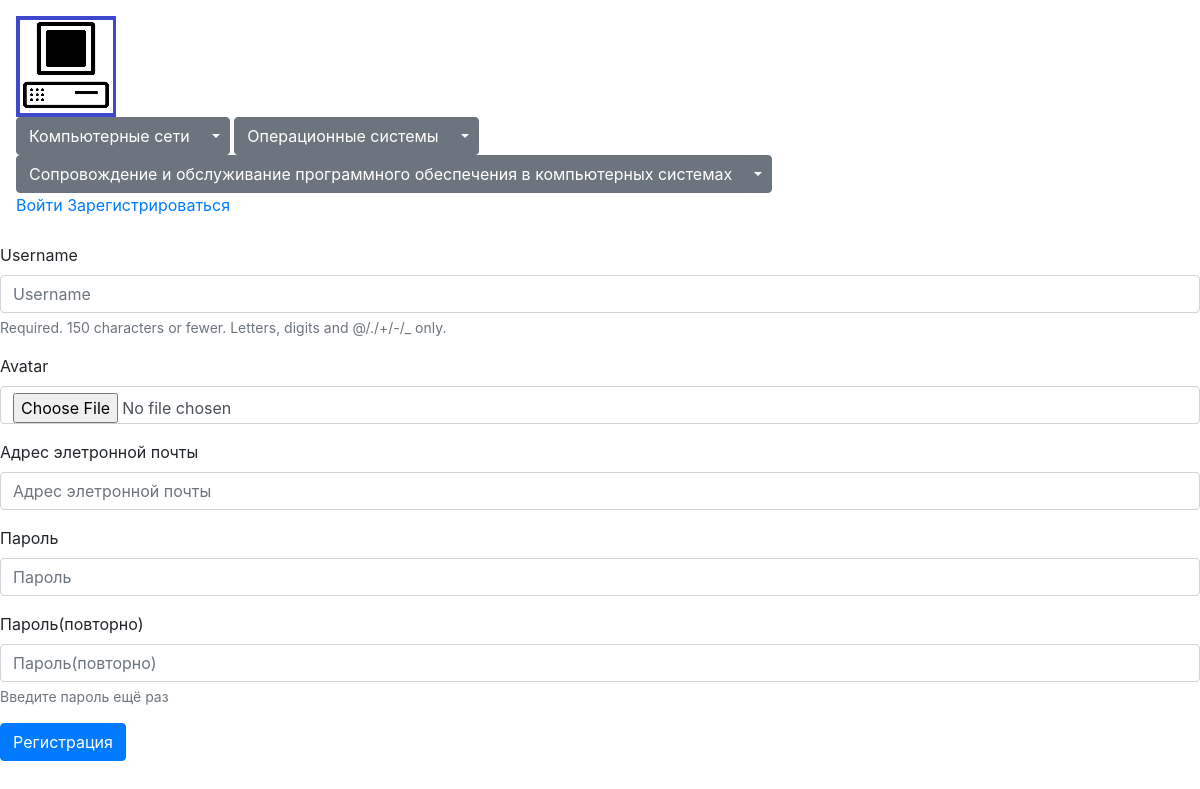
The app's page /sing_up/ with its own data.
### main/models.py (models this page shows, shortened)
class PrimaryCategory(models.Model):
    label = models.CharField(max_length=100, null=True, blank=True, verbose_name='')
    slug = models.CharField(max_length=100, null=True, blank=True, verbose_name='')
    class Meta:
        verbose_name = 'Категория'
        verbose_name_plural = 'Категорий'

### main/views.py (the view, shortened to what this page needs)
# urls.py: path('sing_up/', sing_up, name='sing_up'),
def sing_up(request):
    if request.user.is_authenticated:
        return redirect('home')
    if request.method == 'GET':
        context = {
            'form': RegisterUserForm()
        }
        return render(request, 'main/sing_up.html', context)

### main/forms.py (shortened to what this page needs)
class RegisterUserForm(forms.ModelForm):
    email = forms.EmailField(required=True, label='Адрес элетронной почты')
    password1 = forms.CharField(label='Пароль', widget=forms.PasswordInput, )
    password2 = forms.CharField(label='Пароль(повторно)', widget=forms.PasswordInput,
                                help_text='Введите пароль ещё раз')
    class Meta:
        model = User
        fields = ['username', 'avatar', 'email']

### main/templates/main/sing_up.html (shortened to what this page needs)
{% extends 'layout/base.html' %}
{% load bootstrap4 %}
{% block content %}
    <form method="POST">
        {% bootstrap_form form %}
        {% bootstrap_button button_type='submit' content='Регистрация' %}
    </form>
{% endblock %}

### main/templates/layout/base.html (shortened to what this page needs)
{% load bootstrap4 %}
{% load static %}
{% load custom_tags %}
<!DOCTYPE html>
<html lang="en">
<head>
    {% bootstrap_css %}
    <link rel="stylesheet" href="{% static 'css/style.css' %}?ver={% now '%f' %}">
</head>
<body>
    <div class="header p-3">
        <img src="{% static 'img/site/logo.png' %}" alt="" class="logo">
        <nav class="navigation d-inline-block">
            {% for category in primary_categories %}
                <div class="btn-group">
                    <a href="{% url 'articles_by_category' category.slug %}" class="btn btn-secondary">{{ category.label }}</a>
                    <button type="button" class="btn btn-secondary dropdown-toggle dropdown-toggle-split" data-toggle="dropdown" aria-haspopup="true" aria-expanded="false">
                    </button>
                </div>
            {% endfor %}
        </nav>
        {%  if user.is_authenticated %}
            <div class="user-menu">
                <ul class="col nav justify-content-end">
				<li class="nav-item dropdown">
					<a href="{% url 'home' %}" class="nav-link dropdown-toggle" data-toggle='dropdown' role='button' aria-haspopup='true' aria-expanded='false'>
						{{ user.username }}
                        {% if user.avatar %}
						    <img src="{{ user.avatar.url }}" alt="" class="user-avatar rounded-circle" width="40" height="40">
                        {% else %}
                            <img src="{{ user.email|gravatar_url:40 }}" height="40" width="40" class="rounded-circle">
                        {% endif %}
					</a>
					<div class="dropdown-menu">
						<a href="{% url 'home' %}" class="dropdown-item">{{ user.username }}</a>
						<a href="{% url 'home_change' %}" class="dropdown-item">Редактировать</a>
						<div class="dropdown-divider"></div>
						<a href="{% url 'logout' %}" class="dropdown-item badge-danger">Выйти</a>
                    </div>
				</li>
			</ul>
            </div>
        {% else %}
            <div class="sing">
                <span class="sing-in"><a href="{% url 'login' %}" class="link">Войти</a></span>
                <span class="sing-up"><a href="{% url 'sing_up' %}" class="link">Зарегистрироваться</a></span>
            </div>
        {% endif %}
    </div>
    <div class="site-content">
        {% block content %}{% endblock %}
    </div>
</body>
</html>

### main/static/css/style.css (style rules this page uses)
* { box-sizing: border-box; }
.header { display: flex; flex-flow: row wrap; justify-content: space-between; }
.site-content { max-width: 1280px; margin: 10px auto; }

### records on screen
PrimaryCategory: label "Компьютерные сети"
PrimaryCategory: label "Операционные системы"
PrimaryCategory: label "Сопровождение и обслуживание программного обеспечения в компьютерных системах"
